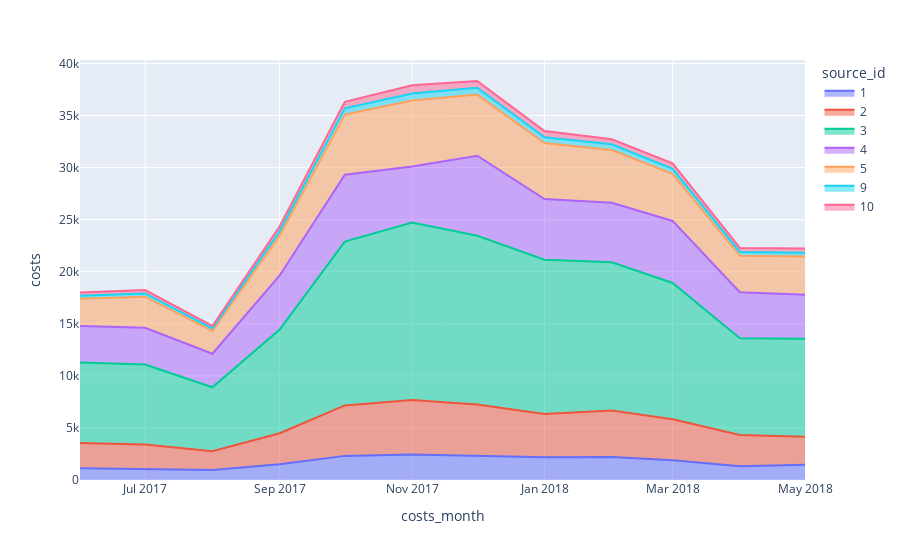

Notebook source saved alongside this figure:
### Code cell
fig = px.area(costs_source, x="costs_month", y="costs", color="source_id")
fig.show()

### Figure 1 — Plotly figure (JSON) as saved in the notebook; plotly's stock layout.template omitted (floating-point values rounded to 4 significant figures)
{"data": [{"hovertemplate": "source_id=1<br>costs_month=%{x}<br>costs=%{y}<extra></extra>", "legendgroup": "1", "line": {"color": "#636efa"}, "marker": {"symbol": "circle"}, "mode": "lines", "name": "1", "orientation": "v", "showlegend": true, "stackgroup": "1", "type": "scatter", "x": ["2017-06-01T00:00:00", "2017-07-01T00:00:00", "2017-08-01T00:00:00", "2017-09-01T00:00:00", "2017-10-01T00:00:00", "2017-11-01T00:00:00", "2017-12-01T00:00:00", "2018-01-01T00:00:00", "2018-02-01T00:00:00", "2018-03-01T00:00:00", "2018-04-01T00:00:00", "2018-05-01T00:00:00"], "xaxis": "x", "y": [1126.0, 1073.0, 951.8, 1502.0, 2316.0, 2445.0, 2341.0, 2186.0, 2204.0, 1893.0, 1327.0, 1468.0], "yaxis": "y"}, {"hovertemplate": "source_id=2<br>costs_month=%{x}<br>costs=%{y}<extra></extra>", "legendgroup": "2", "line": {"color": "#EF553B"}, "marker": {"symbol": "circle"}, "mode": "lines", "name": "2", "orientation": "v", "showlegend": true, "stackgroup": "1", "type": "scatter", "x": ["2017-06-01T00:00:00", "2017-07-01T00:00:00", "2017-08-01T00:00:00", "2017-09-01T00:00:00", "2017-10-01T00:00:00", "2017-11-01T00:00:00", "2017-12-01T00:00:00", "2018-01-01T00:00:00", "2018-02-01T00:00:00", "2018-03-01T00:00:00", "2018-04-01T00:00:00", "2018-05-01T00:00:00"], "xaxis": "x", "y": [2427.0, 2333.0, 1811.0, 2986.0, 4845, 5248.0, 4898.0, 4158.0, 4474.0, 3943.0, 2994.0, 2689.0], "yaxis": "y"}, {"hovertemplate": "source_id=3<br>costs_month=%{x}<br>costs=%{y}<extra></extra>", "legendgroup": "3", "line": {"color": "#00cc96"}, "marker": {"symbol": "circle"}, "mode": "lines", "name": "3", "orientation": "v", "showlegend": true, "stackgroup": "1", "type": "scatter", "x": ["2017-06-01T00:00:00", "2017-07-01T00:00:00", "2017-08-01T00:00:00", "2017-09-01T00:00:00", "2017-10-01T00:00:00", "2017-11-01T00:00:00", "2017-12-01T00:00:00", "2018-01-01T00:00:00", "2018-02-01T00:00:00", "2018-03-01T00:00:00", "2018-04-01T00:00:00", "2018-05-01T00:00:00"], "xaxis": "x", "y": [7732.0, 7674.0, 6144.0, 9964.0, 15740.0, 17030.0, 16220.0, 14810.0, 14230.0, 13080.0, 9297.0, 9411.0], "yaxis": "y"}, {"hovertemplate": "source_id=4<br>costs_month=%{x}<br>costs=%{y}<extra></extra>", "legendgroup": "4", "line": {"color": "#ab63fa"}, "marker": {"symbol": "circle"}, "mode": "lines", "name": "4", "orientation": "v", "showlegend": true, "stackgroup": "1", "type": "scatter", "x": ["2017-06-01T00:00:00", "2017-07-01T00:00:00", "2017-08-01T00:00:00", "2017-09-01T00:00:00", "2017-10-01T00:00:00", "2017-11-01T00:00:00", "2017-12-01T00:00:00", "2018-01-01T00:00:00", "2018-02-01T00:00:00", "2018-03-01T00:00:00", "2018-04-01T00:00:00", "2018-05-01T00:00:00"], "xaxis": "x", "y": [3515.0, 3530.0, 3217.0, 5192.0, 6421.0, 5389.0, 7680.0, 5833.0, 5712.0, 5962.0, 4408.0, 4214.0], "yaxis": "y"}, {"hovertemplate": "source_id=5<br>costs_month=%{x}<br>costs=%{y}<extra></extra>", "legendgroup": "5", "line": {"color": "#FFA15A"}, "marker": {"symbol": "circle"}, "mode": "lines", "name": "5", "orientation": "v", "showlegend": true, "stackgroup": "1", "type": "scatter", "x": ["2017-06-01T00:00:00", "2017-07-01T00:00:00", "2017-08-01T00:00:00", "2017-09-01T00:00:00", "2017-10-01T00:00:00", "2017-11-01T00:00:00", "2017-12-01T00:00:00", "2018-01-01T00:00:00", "2018-02-01T00:00:00", "2018-03-01T00:00:00", "2018-04-01T00:00:00", "2018-05-01T00:00:00"], "xaxis": "x", "y": [2616.0, 2998.0, 2185.0, 3849.0, 5767.0, 6325.0, 5873.0, 5372.0, 5071.0, 4530.0, 3501.0, 3670.0], "yaxis": "y"}, {"hovertemplate": "source_id=9<br>costs_month=%{x}<br>costs=%{y}<extra></extra>", "legendgroup": "9", "line": {"color": "#19d3f3"}, "marker": {"symbol": "circle"}, "mode": "lines", "name": "9", "orientation": "v", "showlegend": true, "stackgroup": "1", "type": "scatter", "x": ["2017-06-01T00:00:00", "2017-07-01T00:00:00", "2017-08-01T00:00:00", "2017-09-01T00:00:00", "2017-10-01T00:00:00", "2017-11-01T00:00:00", "2017-12-01T00:00:00", "2018-01-01T00:00:00", "2018-02-01T00:00:00", "2018-03-01T00:00:00", "2018-04-01T00:00:00", "2018-05-01T00:00:00"], "xaxis": "x", "y": [285.2, 302.5, 248.9, 415.6, 609.4, 683.2, 658.0, 547.2, 551.5, 480.3, 373.5, 362.2], "yaxis": "y"}, {"hovertemplate": "source_id=10<br>costs_month=%{x}<br>costs=%{y}<extra></extra>", "legendgroup": "10", "line": {"color": "#FF6692"}, "marker": {"symbol": "circle"}, "mode": "lines", "name": "10", "orientation": "v", "showlegend": true, "stackgroup": "1", "type": "scatter", "x": ["2017-06-01T00:00:00", "2017-07-01T00:00:00", "2017-08-01T00:00:00", "2017-09-01T00:00:00", "2017-10-01T00:00:00", "2017-11-01T00:00:00", "2017-12-01T00:00:00", "2018-01-01T00:00:00", "2018-02-01T00:00:00", "2018-03-01T00:00:00", "2018-04-01T00:00:00", "2018-05-01T00:00:00"], "xaxis": "x", "y": [314.2, 329.8, 232.6, 460.7, 627.2, 792.4, 645.9, 614.4, 480.9, 526.4, 388.2, 409.9], "yaxis": "y"}], "layout": {"legend": {"title": {"text": "source_id"}, "tracegroupgap": 0}, "margin": {"t": 60}, "xaxis": {"anchor": "y", "domain": [0, 1], "title": {"text": "costs_month"}}, "yaxis": {"anchor": "x", "domain": [0, 1], "title": {"text": "costs"}}}}
